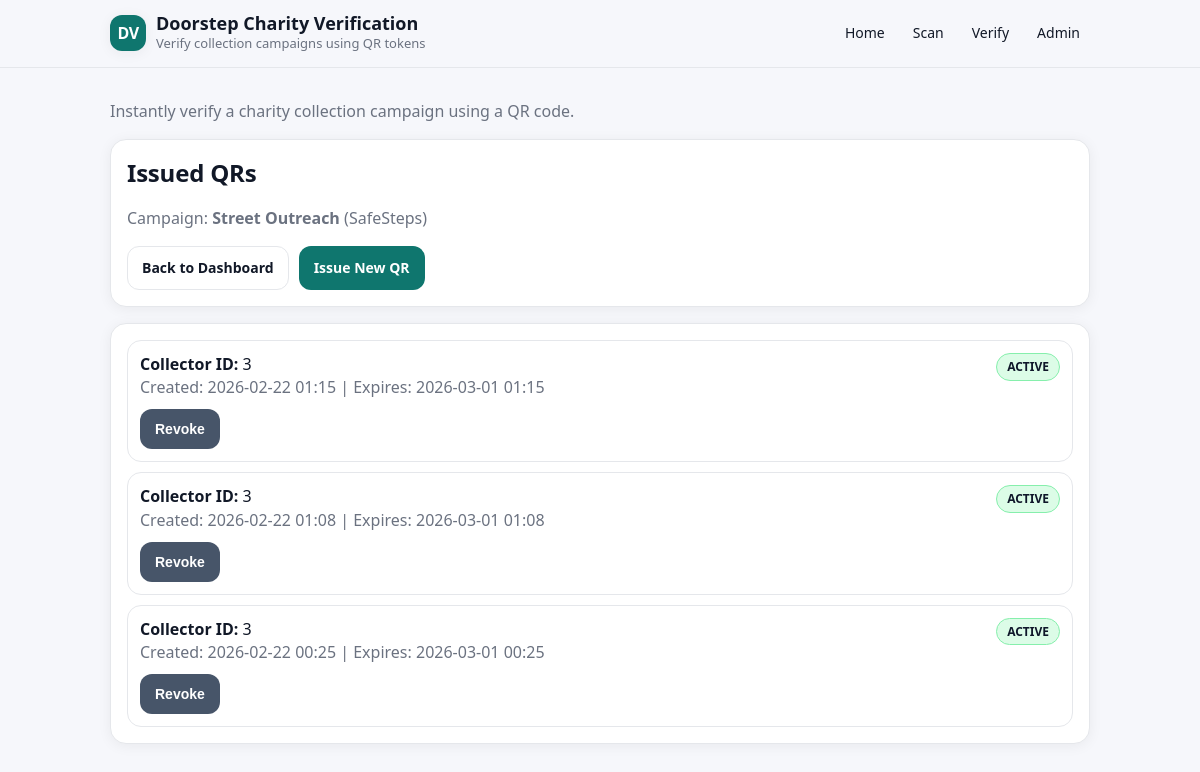
Screenshot of /admin/campaigns/3/issued-qrs (signed in) with the database file from the repository.
### app/models.py (models this page shows, shortened)
class Campaign(db.Model):
    __tablename__ = "campaigns"
    id = db.Column(db.Integer, primary_key=True)
    charity_id = db.Column(db.Integer, db.ForeignKey("charities.id"), nullable=False)
    title = db.Column(db.String(200), nullable=False)
    description = db.Column(db.Text, nullable=True)
    starts_at = db.Column(db.DateTime, nullable=False)
    ends_at = db.Column(db.DateTime, nullable=False)
    status = db.Column(db.String(20), default="active", nullable=False)
    created_at = db.Column(db.DateTime, default=datetime.utcnow, nullable=False)

class Charity(db.Model):
    __tablename__ = "charities"
    id = db.Column(db.Integer, primary_key=True)
    name = db.Column(db.String(200), nullable=False)
    registration_number = db.Column(db.String(100), unique=True, nullable=False)
    website = db.Column(db.String(255), nullable=True)
    campaigns = db.relationship("Campaign", backref="charity", lazy=True)

class IssuedQR(db.Model):
    __tablename__ = "issued_qr"
    id = db.Column(db.Integer, primary_key=True)
    campaign_id = db.Column(db.Integer, db.ForeignKey("campaigns.id"), nullable=False)
    collector_id = db.Column(db.Integer, db.ForeignKey("collectors.id"), nullable=False)
    token = db.Column(db.Text, nullable=False)
    token_hash = db.Column(db.String(128), unique=True, nullable=False)
    expires_at = db.Column(db.DateTime, nullable=False)
    revoked_at = db.Column(db.DateTime, nullable=True)
    created_at = db.Column(db.DateTime, default=datetime.utcnow, nullable=False)
    campaign = db.relationship("Campaign", backref="issued_qrs")

### app/routes_admin.py (the view)
@admin_bp.get("/campaigns/<int:campaign_id>/issued-qrs")
@login_required
def issued_qrs(campaign_id):
    campaign = Campaign.query.get_or_404(campaign_id)
    issued_list = (
        IssuedQR.query
        .filter_by(campaign_id=campaign_id)
        .order_by(IssuedQR.created_at.desc())
        .all()
    )
    return render_template(
        "admin/issued_qrs_list.html",
        campaign=campaign,
        issued_list=issued_list
    )

### app/__init__.py (called while the page is built)
@login_manager.user_loader
def load_user(user_id):
        from app.models import User
        return User.query.get(int(user_id))

### app/templates/admin/issued_qrs_list.html
{% extends "base.html" %}
{% block content %}
  <div class="card">
    <h2>Issued QRs</h2>
    <p class="muted">
      Campaign: <strong>{{ campaign.title }}</strong>
      {% if campaign.charity %} ({{ campaign.charity.name }}) {% endif %}
    </p>
    <div class="actions">
      <a class="btn outline" href="{{ url_for('admin.dashboard') }}">Back to Dashboard</a>
      <a class="btn" href="{{ url_for('admin.issue_qr_page', campaign_id=campaign.id) }}">Issue New QR</a>
    </div>
  </div>
  <div class="card">
    {% if issued_list %}
      <ul class="clean">
        {% for item in issued_list %}
          <li class="item">
            <div style="display:flex; justify-content:space-between; gap:12px; align-items:flex-start;">
              <div>
                <strong>Collector ID:</strong> {{ item.collector_id }}<br>
                <span class="muted">
                  Created: {{ item.created_at.strftime('%Y-%m-%d %H:%M') if item.created_at else '—' }} |
                  Expires: {{ item.expires_at.strftime('%Y-%m-%d %H:%M') if item.expires_at else '—' }}
                </span>
              </div>
              {% if item.revoked_at %}
                <span class="badge badge-danger">REVOKED</span>
              {% else %}
                <span class="badge badge-success">ACTIVE</span>
              {% endif %}
            </div>
            {% if item.revoked_at %}
              <p class="muted" style="margin-top:8px;">
                Revoked at: {{ item.revoked_at.strftime('%Y-%m-%d %H:%M') }}
              </p>
            {% else %}
              <form method="POST" action="{{ url_for('admin.revoke_issued_qr', issued_id=item.id) }}" style="margin-top:10px;">
                <button class="btn secondary" type="submit">Revoke</button>
              </form>
            {% endif %}
          </li>
        {% endfor %}
      </ul>
    {% else %}
      <p class="muted">No QR tokens have been issued for this campaign yet.</p>
    {% endif %}
  </div>
{% endblock %}

### app/templates/base.html (style rules this page uses)
:root { --bg: #f6f7fb; --card: #ffffff; --text: #111827; --muted: #6b7280; --border: #e5e7eb; --shadow: 0 2px 14px rgba(0,0,0,0.06); --primary: #0f766e; --primary-dark: #0b5f59; --secondary: #475569; --success-bg: #dcfce7; --success-border: #86efac; --danger-bg: #fee2e2; --danger-border: #fca5a5; --warning-bg: #ffedd5; --warning-border: #fdba74; --info-bg: #dbeafe; --info-border: #93c5fd; }
body { font-family: system-ui, -apple-system, Segoe UI, Roboto, Arial, sans-serif; margin: 0; background: var(--bg); color: var(--text); line-height: 1.45; }
h2, h3 { margin: 0 0 8px 0; letter-spacing: -0.2px; }
.card { background: var(--card); border: 1px solid var(--border); border-radius: 16px; padding: 16px; box-shadow: var(--shadow); margin-bottom: 16px; }
.muted { color: var(--muted); }
a.btn, button.btn { display: inline-flex; align-items: center; gap: 8px; padding: 11px 14px; border-radius: 12px; background: var(--primary); color: white; text-decoration: none; border: 1px solid transparent; cursor: pointer; font-size: 14px; font-weight: 600; transition: transform .04s ease, background .15s ease, box-shadow .15s ease; }
a.btn.secondary, button.btn.secondary { background: var(--secondary); }
a.btn.outline, button.btn.outline { background: transparent; color: var(--text); border: 1px solid var(--border); }
.actions { display:flex; gap: 10px; align-items: center; margin-top: 12px; }
ul.clean { list-style: none; padding: 0; margin: 0; display: grid; gap: 10px; }
.item { border: 1px solid var(--border); border-radius: 14px; padding: 12px; background: #fff; }
.badge { display:inline-flex; align-items:center; gap: 6px; padding: 4px 10px; border-radius: 999px; font-size: 12px; font-weight: 700; border: 1px solid var(--border); background: #f8fafc; color: #0f172a; white-space: nowrap; }
.badge-success { background: var(--success-bg); border-color: var(--success-border); }

### rows the page displays
Campaign: title "Street Outreach"
Charity: charity.name "SafeSteps"
IssuedQR: collector_id "3", created_at "2026-02-22 01:15", expires_at "2026-03-01 01:15", shows "ACTIVE"
IssuedQR: collector_id "3", created_at "2026-02-22 01:08", expires_at "2026-03-01 01:08", shows "ACTIVE"
IssuedQR: collector_id "3", created_at "2026-02-22 00:25", expires_at "2026-03-01 00:25", shows "ACTIVE"
